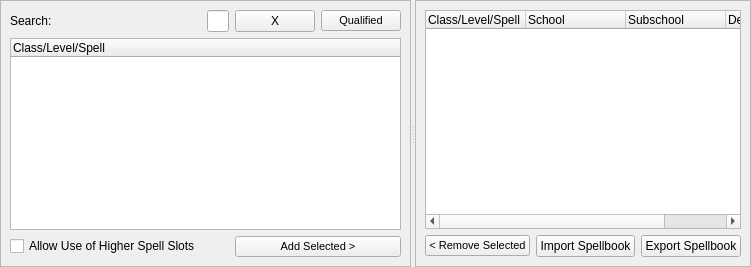
              <widget class="QSplitter" name="spltPreparedSpellsHoriz">
               <property name="frameShape">
                <enum>QFrame::NoFrame</enum>
               </property>
               <property name="orientation">
                <enum>Qt::Horizontal</enum>
               </property>
               <widget class="QFrame" name="frmlPreparedSpellsLeft">
                <property name="frameShape">
                 <enum>QFrame::StyledPanel</enum>
                </property>
                <property name="frameShadow">
                 <enum>QFrame::Raised</enum>
                </property>
                <layout class="QGridLayout" name="gridLayout_31">
                 <property name="leftMargin">
                  <number>9</number>
                 </property>
                 <property name="topMargin">
                  <number>9</number>
                 </property>
                 <property name="rightMargin">
                  <number>9</number>
                 </property>
                 <property name="bottomMargin">
                  <number>9</number>
                 </property>
                 <property name="spacing">
                  <number>6</number>
                 </property>
                 <item row="0" column="2">
                  <widget class="QPushButton" name="btnSearchClearPreparedSpells">
                   <property name="text">
                    <string>X</string>
                   </property>
                  </widget>
                 </item>
                 <item row="0" column="0">
                  <widget class="QLabel" name="lblSearchPreparedSpells">
                   <property name="text">
                    <string>Search:</string>
                   </property>
                  </widget>
                 </item>
                 <item row="0" column="3">
                  <widget class="QPushButton" name="btnQualifiedPreparedSpells">
                   <property name="font">
                    <font>
                     <pointsize>8</pointsize>
                    </font>
                   </property>
                   <property name="text">
                    <string>Qualified</string>
                   </property>
                   <property name="checkable">
                    <bool>true</bool>
                   </property>
                  </widget>
                 </item>
                 <item row="1" column="0" colspan="4">
                  <widget class="QTreeWidget" name="treePreparedSpells">
                   <column>
                    <property name="text">
                     <string>Class/Level/Spell</string>
                    </property>
                   </column>
                  </widget>
                 </item>
                 <item row="0" column="1">
                  <widget class="QLineEdit" name="qlnSearchPreparedSpells"/>
                 </item>
                 <item row="2" column="2" colspan="2">
                  <widget class="QPushButton" name="btnAddSelectedPreparedSpells">
                   <property name="font">
                    <font>
                     <pointsize>8</pointsize>
                    </font>
                   </property>
                   <property name="text">
                    <string>Add Selected &gt;</string>
                   </property>
                  </widget>
                 </item>
                 <item row="2" column="0">
                  <widget class="QCheckBox" name="chkAllowUseOfHigherLevelPreparedSpells">
                   <property name="text">
                    <string>Allow Use of Higher Spell Slots</string>
                   </property>
                  </widget>
                 </item>
                </layout>
               </widget>
               <widget class="QFrame" name="frmlPreparedSpellsRight">
                <property name="frameShape">
                 <enum>QFrame::StyledPanel</enum>
                </property>
                <property name="frameShadow">
                 <enum>QFrame::Raised</enum>
                </property>
                <layout class="QGridLayout" name="gridLayout_34">
                 <item row="1" column="1">
                  <widget class="QPushButton" name="btnImportSpellbookPreparedSpells">
                   <property name="text">
                    <string>Import Spellbook</string>
                   </property>
                  </widget>
                 </item>
                 <item row="1" column="0">
                  <widget class="QPushButton" name="btnRemoveSelectedPreparedSpells">
                   <property name="font">
                    <font>
                     <pointsize>8</pointsize>
                    </font>
                   </property>
                   <property name="text">
                    <string>&lt; Remove Selected</string>
                   </property>
                  </widget>
                 </item>
                 <item row="1" column="2">
                  <widget class="QPushButton" name="btnExportSpellbookPreparedSpells">
                   <property name="text">
                    <string>Export Spellbook</string>
                   </property>
                  </widget>
                 </item>
                 <item row="0" column="0" colspan="3">
                  <widget class="QTreeWidget" name="treePreparedSpellsSelected">
                   <column>
                    <property name="text">
                     <string>Class/Level/Spell</string>
                    </property>
                   </column>
                   <column>
                    <property name="text">
                     <string>School</string>
                    </property>
                   </column>
                   <column>
                    <property name="text">
                     <string>Subschool</string>
                    </property>
                   </column>
                   <column>
                    <property name="text">
                     <string>Descriptors</string>
                    </property>
                   </column>
                  </widget>
                 </item>
                </layout>
               </widget>
              </widget>
